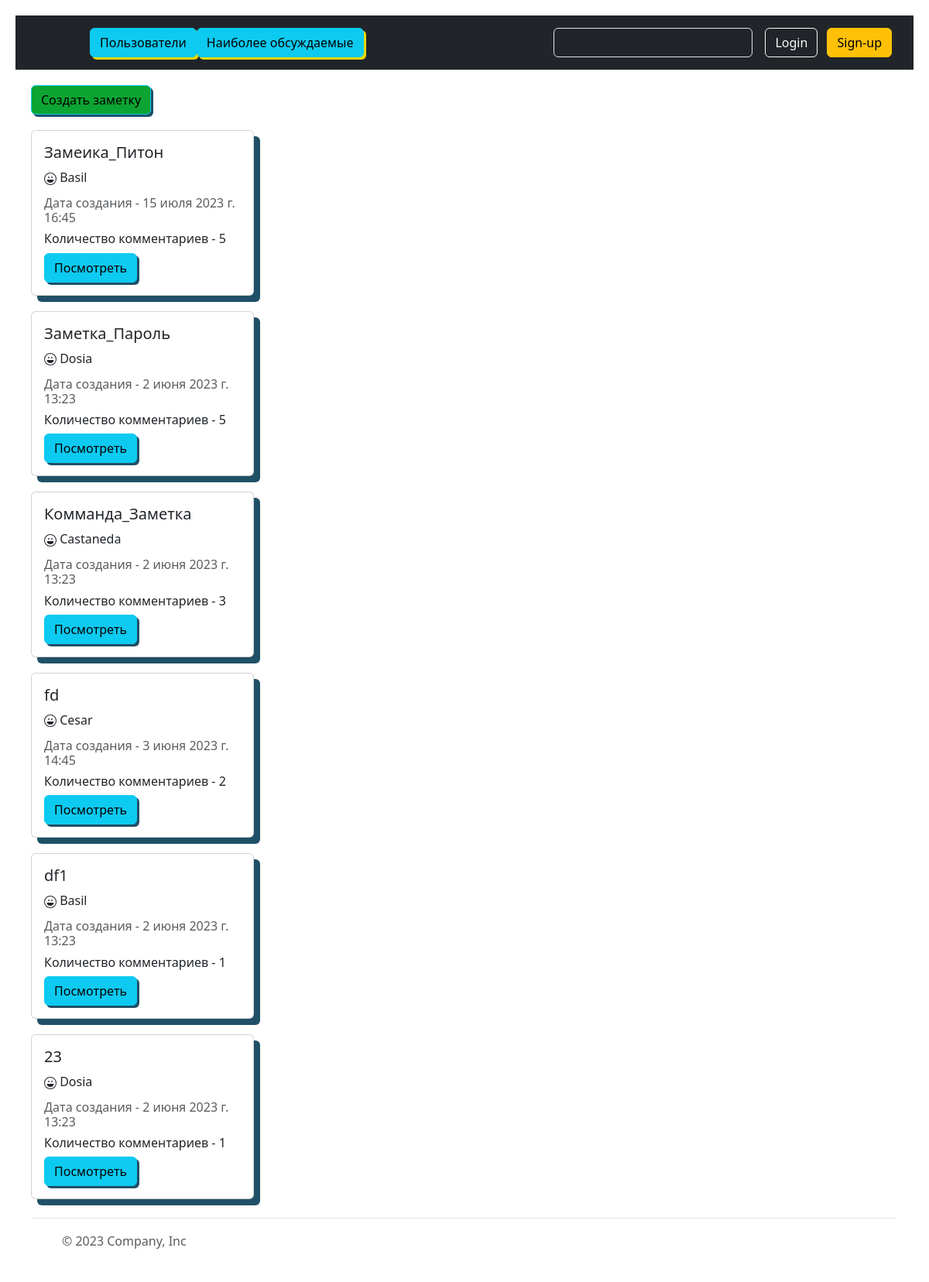
The page / on the database its author committed.
### user/models.py (models this page shows)
class User(AbstractUser):
    phone = models.CharField(max_length=20, null=True)
    address = models.CharField(max_length=200, null=True)
    class Meta:
        db_table = "user"

### todolist/views_class.py (the view)
# urls.py: path("", views_class.PostsList.as_view(), name="home")
class PostsList(generic.ListView):
    template_name = "todolist/home.html"
    context_object_name = "posts"
    paginate_by = 6
    def get_queryset(self):
        return Post.objects.all().\
            select_related("user").\
            annotate(Count("comments")).\
            values("id",  "title", "created", "user__username", "comments__count").order_by("-comments__count")

### templates/todolist/home.html (shortened to what this page needs)
{% extends "todolist/base.html" %}
{% block content %}
    <a href="{% url 'post_create' %}" class="btn btn-info"  style="background-color: #0ca432; box-shadow: 3px 3px #205067; margin-left: 20px; margin-top: 20px;">Создать заметку</a>
    {% for post in posts %}
        <div class="card" style="width: 18rem; margin: 20px; box-shadow: 8px 8px #205067"  >
          <div class="card-body">
            <h5 class="card-title">{{ post.title }}</h5>
            <p class="card-text">
                {{ post.user__username }}
            </p>
              <h6 class="card-subtitle mb-2 text-body-secondary">Дата создания - {{ post.created }}</h6>
              <h6 class="card-text">Количество комментариев - {{ post.comments__count }}</h6>
            <a href="{% url 'post_show' post.id %}" class="btn btn-info" style="box-shadow: 3px 3px #205067">Посмотреть</a>
          </div>
        </div>
    {% endfor %}
{% endblock %}

### rows shown on the page
User: title "23", user__username "Dosia", created "2 июня 2023 г. 13:23", comments__count "1"

### other values the page prints
{{ post.title }} "Замеика_Питон" "Заметка_Пароль" "Комманда_Заметка" "fd" "df1"
{{ post.user__username }} "Basil" "Dosia" "Castaneda" "Cesar" "Basil"
{{ post.created }} "15 июля 2023 г. 16:45" "2 июня 2023 г. 13:23" "2 июня 2023 г. 13:23" "3 июня 2023 г. 14:45" "2 июня 2023 г. 13:23"
{{ post.comments__count }} "5" "5" "3" "2" "1"
